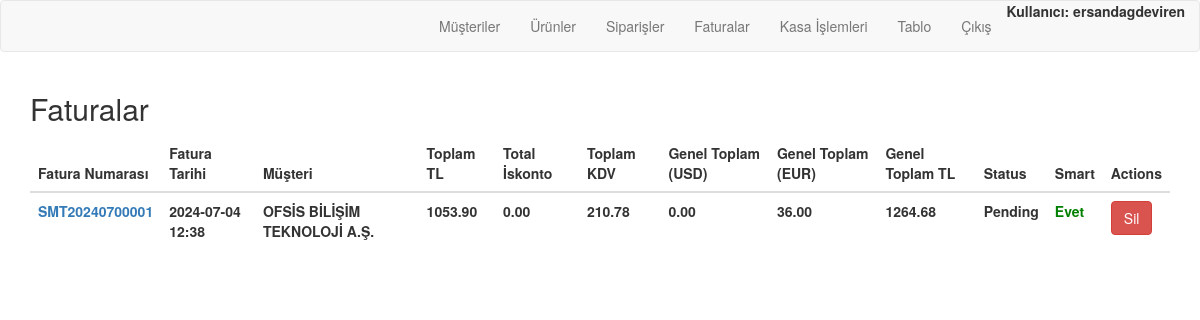
Page /order/invoices/ (signed in) on the earlier database version.
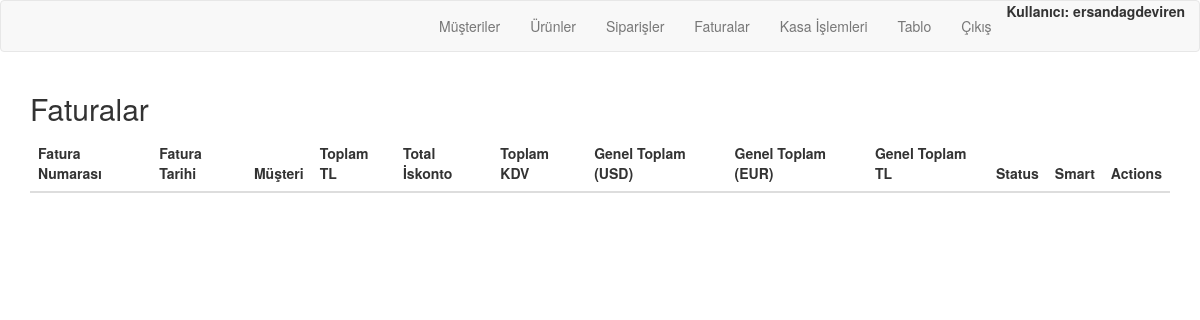
Same page on the later database version.
### order/models.py (models this page shows, shortened)
class Invoice(models.Model):
    invoice_number = models.CharField(max_length=20, unique=True, blank=True)
    order = models.OneToOneField(Order, on_delete=models.CASCADE, related_name="invoice")
    invoice_date = models.DateTimeField(auto_now_add=True)
    billing_address = models.CharField(max_length=250, blank=True)
    total_amount = models.DecimalField(max_digits=10, decimal_places=2, blank=True, default=0)
    total_discount=models.DecimalField(max_digits=10, decimal_places=2, blank=True, default=0)
    tax_amount = models.DecimalField(max_digits=10, decimal_places=2, blank=True, default=0)
    grand_total = models.DecimalField(max_digits=10, decimal_places=2, blank=True, default=0)
    grand_total_USD = models.DecimalField(max_digits=10, decimal_places=2, blank=True, default=0)
    grand_total_EUR = models.DecimalField(max_digits=10, decimal_places=2, blank=True, default=0)
    status = models.CharField(max_length=50, default='Pending')
    published=models.BooleanField(default=False)

class Order(models.Model):
    order_number = models.CharField(max_length=20, unique=True, blank=True)
    customer = models.ForeignKey(Customer, on_delete=models.PROTECT, related_name="customer_orders")
    date = models.DateTimeField(auto_now_add=True)
    user = models.ForeignKey(User, on_delete=models.CASCADE, related_name="user_orders")
    is_billed = models.BooleanField(default=False)

class Customer(models.Model):
    user = models.ForeignKey(User, on_delete=models.CASCADE, related_name="user_customers",blank=True,null=True)
    customerCode = models.CharField(max_length=50)
    companyName = models.CharField(max_length=50)
    taxOffice = models.CharField(max_length=50)
    tax_number = models.CharField(max_length=50, blank=True)
    name = models.CharField(max_length=50, blank=True)
    middleName = models.CharField(max_length=50, blank=True)
    surname = models.CharField(max_length=50, blank=True)
    city = models.CharField(max_length=50)
    district = models.CharField(max_length=50)
    adress = models.CharField(max_length=250, blank=True)
    shipping_adress=models.CharField(max_length=250, blank=True)
    country = models.CharField(max_length=50, blank=True, default="Türkiye")
    email = models.EmailField(blank=True)
    telephone = models.CharField(max_length=11, blank=True)
    customerType = models.CharField(max_length=50, blank=True)
    contactPerson = models.CharField(max_length=50, blank=True)
    E_invoice=models.BooleanField(default=True)
    def __str__(self):
        return self.companyName

### order/views.py (the view, shortened to what this page needs)
# urls.py: path('invoices/', views.invoice_list, name='invoice_list'),
@login_required
@user_passes_test(is_admin)
def invoice_list(request):
    invoices = Invoice.objects.all().order_by('-invoice_date')
    return render(request, 'order/invoice_list.html', {'invoices': invoices})

### order/views.py (called while the page is built)
def is_admin(user):
    return user.is_authenticated and user.is_staff

### order/Templates/order/invoice_list.html (shortened to what this page needs)
{% extends "order/navbar.html" %}
{% block content %}
    <h2>Faturalar</h2>
    <table class="table">
        <thead>
            <tr>
                <th>Fatura Numarası</th>
                <th>Fatura Tarihi</th>
                <th>Müşteri</th>
                <th>Toplam TL</th>
                <th>Total İskonto</th>
                <th>Toplam KDV</th>
                <th>Genel Toplam (USD)</th>
                <th>Genel Toplam (EUR)</th>
                <th>Genel Toplam TL</th>
                <th>Status</th>
                <th>Smart</th>
                <th>Actions</th>
            </tr>
        </thead>
        <tbody>
            {% for invoice in invoices %}
                <tr>
                    <td><a href="{% url 'order:invoice_detail' invoice.invoice_number %}">{{ invoice.invoice_number }}</a></td>
                    <td>{{ invoice.invoice_date|date:"Y-m-d H:i" }}</td>
                    <td>{{ invoice.order.customer }}</td>
                    <td>{{ invoice.total_amount }}</td>
                    <td>{{ invoice.total_discount }}</td>
                    <td>{{ invoice.tax_amount }}</td>
                    <td>{{ invoice.grand_total_USD }}</td>
                    <td>{{ invoice.grand_total_EUR }}</td>
                    <td><b>{{ invoice.grand_total }}</b></td>
                    <td>{{ invoice.status }}</td>
                    {% if invoice.published == True %}
                        <td style="color:green;">Evet</td>
                    {% else %}
                        <td>Hayır</td>
                    {% endif %}
                    <td>
                        <form method="POST" onsubmit="return confirmDelete();">
                            <button type="submit" name="delete_invoice" class="btn btn-danger">Sil</button>
                        </form>
                    </td>
                </tr>
            {% endfor %}
        </tbody>
    </table>
{% endblock %}

Differences in the rows shown:
removed Invoice: invoice_number "SMT20240700001", invoice_date "2024-07-04 12:38", order.customer "OFSİS BİLİŞİM TEKNOLOJİ A.Ş.", total_amount "1053.90", total_discount "0.00", tax_amount "210.78", grand_total_USD "0.00", grand_total_EUR "36.00", grand_total "1264.68", status "Pending", published "Evet"
